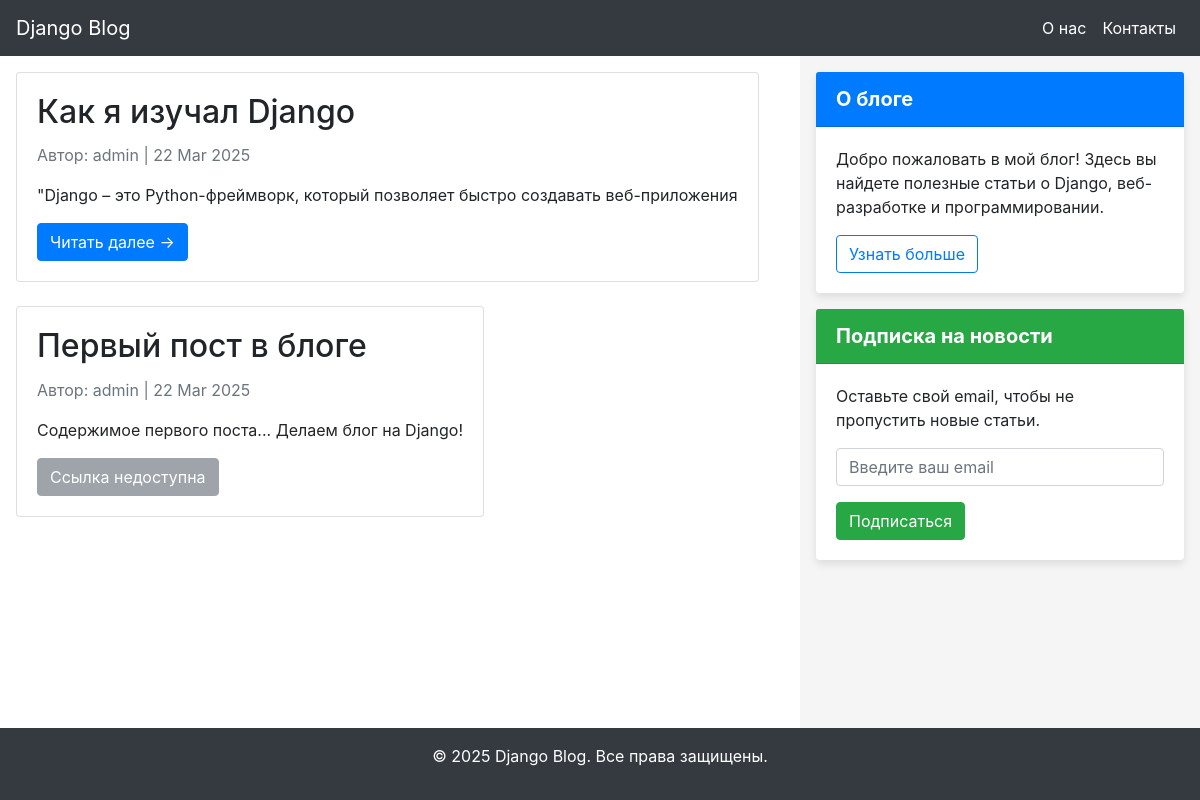
The page / on the database its author committed.
### blog/models.py (models this page shows, shortened)
class Post(models.Model):
    title = models.CharField(max_length=200, unique=True)
    slug = models.SlugField(max_length=200, unique=True)
    author = models.ForeignKey(User, on_delete=models.CASCADE, related_name='blog_posts')
    updated_on = models.DateTimeField(auto_now=True)
    content = models.TextField()
    created_on = models.DateTimeField(auto_now_add=True)
    status = models.IntegerField(choices=STATUS, default=0)
    class Meta:
        ordering = ['-created_on']

### blog/views.py (the view)
# urls.py: path('', PostList.as_view(), name='home'),
class PostList(generic.ListView):
    queryset = Post.objects.filter(status=1).order_by('-created_on')
    template_name = 'blog/index.html'
    context_object_name = 'post_list'

### templates/blog/index.html (shortened to what this page needs)
{% extends "blog/base.html" %}
{% block content %}
    <div class="row">
        {% for post in post_list %}
            <div class="card mb-4">
                <div class="card-body">
                    <h2 class="card-title">{{ post.title }}</h2>
                    <p class="text-muted">Автор: {{ post.author }} | {{ post.created_on|date:"d M Y" }}</p>
                    <p class="card-text">{{ post.content|truncatechars:200 }}</p>
                    {% if post.slug %}
                        <a href="{% url 'post_detail' post.slug %}" class="btn btn-primary">Читать далее &rarr;</a>
                    {% else %}
                        <a href="#" class="btn btn-secondary disabled">Ссылка недоступна</a>
                    {% endif %}
                </div>
            </div>
        {% empty %}
            <p>Пока нет опубликованных записей.</p>
        {% endfor %}
    </div>
{% endblock content %}

### templates/blog/base.html (shortened to what this page needs)
<!DOCTYPE html>
<html lang="ru">
<head>
    <link rel="stylesheet" href="https://stackpath.bootstrapcdn.com/bootstrap/4.5.2/css/bootstrap.min.css">
</head>
<body>
<div class="grid-container">
    <nav class="navbar navbar-expand-lg navbar-custom">
        <a class="navbar-brand" href="{% url 'home' %}">Django Blog</a>
        <div class="collapse navbar-collapse" id="navbarNav">
            <ul class="navbar-nav ml-auto">
                <li class="nav-item">
                    <a class="nav-link" href="#">О нас</a>
                </li>
                <li class="nav-item">
                    <a class="nav-link" href="#">Контакты</a>
                </li>
            </ul>
        </div>
    </nav>
    <div class="main-content">
        <div class="container-fluid">
            {% block content %}{% endblock %}
        </div>
    </div>
    <div class="sidebar">
        <div class="card">
            <div class="card-header bg-primary text-white">
                О блоге
            </div>
            <div class="card-body">
                <p class="card-text">
                    Добро пожаловать в мой блог! Здесь вы найдете полезные статьи о Django, веб-разработке и программировании.
                </p>
                <a href="#" class="btn btn-outline-primary">Узнать больше</a>
            </div>
        </div>
        <div class="card">
            <div class="card-header bg-success text-white">
                Подписка на новости
            </div>
            <div class="card-body">
                <p class="card-text">Оставьте свой email, чтобы не пропустить новые статьи.</p>
                <form>
                    <div class="form-group">
                        <input type="email" class="form-control" placeholder="Введите ваш email">
                    </div>
                    <button type="submit" class="btn btn-success">Подписаться</button>
                </form>
            </div>
        </div>
    </div>
    <footer>
        <p>&copy; 2025 Django Blog. Все права защищены.</p>
    </footer>
</div>
</body>
</html>

### templates/blog/base.html (style rules this page uses)
html, body { margin: 0; padding: 0; height: 100%; }
.grid-container { display: grid; grid-template-rows: auto 1fr auto; grid-template-columns: 2fr 1fr; height: 100vh; width: 100%; }
.navbar-custom { background-color: #343a40; grid-column: 1 / 3; }
.navbar-custom .navbar-brand, .navbar-custom .nav-link { color: #ffffff; }
.main-content { grid-row: 2; grid-column: 1; padding: 1rem; }
.sidebar { grid-row: 2; grid-column: 2; padding: 1rem; background-color: #f5f5f5; }
.sidebar .card { border: none; box-shadow: 0 4px 8px rgba(0, 0, 0, 0.1); margin-bottom: 1rem; }
.sidebar .card-header { font-size: 1.25rem; font-weight: bold; }
footer { grid-column: 1 / 3; background-color: #343a40; color: #ffffff; text-align: center; padding: 1rem; }

### rows shown on the page
Post: title "Как я изучал Django", author "admin", created_on "22 Mar 2025", content "\"Django – это Python-фреймворк, который позволяет быстро создавать веб-приложения", shows "Читать далее →"
Post: title "Первый пост в блоге", author "admin", created_on "22 Mar 2025", content "Содержимое первого поста... Делаем блог на Django!", slug "Ссылка недоступна"
